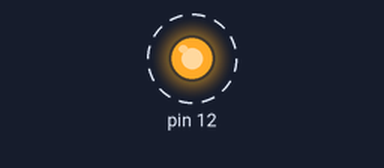
Bench run of a program on a simulated Raspberry Pi (header pin numbers). On the bench: output pins drawn as LEDs (lit = HIGH). Dashed ring = blinking.

Above: at 0.5 s.
Timing chart, 0 to 4.6 s (numbered marks = the images above):
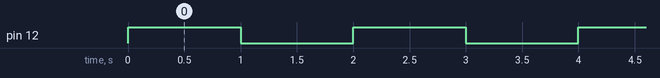

Measured:
- by itself, pin 12: alternates HIGH for 1.0 s and LOW for 1.0 s

The program:

led-blink.py
```python
#!/usr/bin/env python

'''
Control a LED from Raspberry Pi
Refer to led-blink.png for circuit

Author: Sudar - http://hardwarefun.com
License: BEERWARE ;)
'''
import RPi.GPIO as GPIO
import time

GPIO.setmode(GPIO.BOARD)
GPIO.setup(12, GPIO.OUT)

try:
	while True:
		GPIO.output(12, GPIO.HIGH)
		time.sleep(1)
		GPIO.output(12, GPIO.LOW)
		time.sleep(1)
finally:
    GPIO.cleanup()
```
